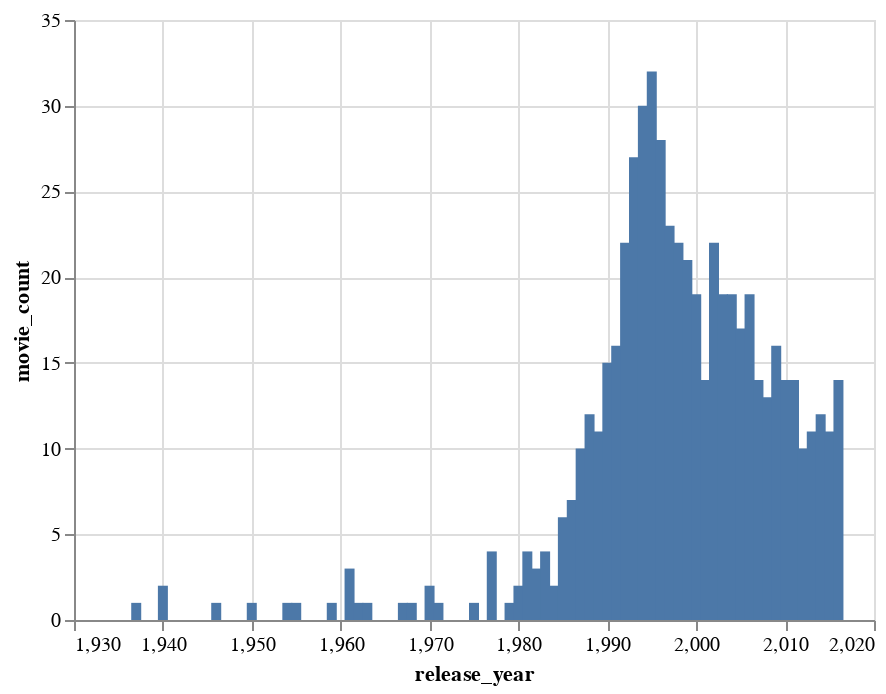

Notebook source saved alongside this figure:
### Markdown cell above
Below is a plot demonstrating the yearly movie produced sum

### Code cell
plot_mc = plot_ym = alt.Chart(merged).mark_bar().encode(
    x = 'release_year',
    y = 'movie_count')
plot_mc

### Figure 1 — Vega-Lite specification as saved in the notebook (floating-point values rounded to 4 significant figures)
{"config": {"view": {"continuousWidth": 400, "continuousHeight": 300}}, "data": {"name": "data-a57f97fed9a9e648102de58ed953fce0"}, "mark": "bar", "encoding": {"x": {"field": "release_year", "type": "quantitative"}, "y": {"field": "movie_count", "type": "quantitative"}}, "$schema": "https://vega.github.io/schema/vega-lite/v4.17.0.json", "datasets": {"data-a57f97fed9a9e648102de58ed953fce0": [{"release_year": 1937, "total_gross": 184900000.0, "inflation_adjusted_gross": 5229000000.0, "movie_count": 1}, {"release_year": 1940, "total_gross": 83810000.0, "inflation_adjusted_gross": 2188000000.0, "movie_count": 2}, {"release_year": 1946, "total_gross": 65000000.0, "inflation_adjusted_gross": 1079000000.0, "movie_count": 1}, {"release_year": 1950, "total_gross": 85000000.0, "inflation_adjusted_gross": 920600000.0, "movie_count": 1}, {"release_year": 1954, "total_gross": 28200000.0, "inflation_adjusted_gross": 528300000.0, "movie_count": 1}, {"release_year": 1955, "total_gross": 93600000.0, "inflation_adjusted_gross": 1236000000.0, "movie_count": 1}, {"release_year": 1959, "total_gross": 9465000.0, "inflation_adjusted_gross": 21510000.0, "movie_count": 1}, {"release_year": 1961, "total_gross": 62870000.0, "inflation_adjusted_gross": 599300000.0, "movie_count": 3}, {"release_year": 1962, "total_gross": 9231000.0, "inflation_adjusted_gross": 109600000.0, "movie_count": 1}, {"release_year": 1963, "total_gross": 22180000.0, "inflation_adjusted_gross": 153900000.0, "movie_count": 1}, {"release_year": 1967, "total_gross": 141800000.0, "inflation_adjusted_gross": 789600000.0, "movie_count": 1}, {"release_year": 1968, "total_gross": 21540000.0, "inflation_adjusted_gross": 138600000.0, "movie_count": 1}, {"release_year": 1970, "total_gross": 37140000.0, "inflation_adjusted_gross": 178200000.0, "movie_count": 2}, {"release_year": 1971, "total_gross": 17870000.0, "inflation_adjusted_gross": 91310000.0, "movie_count": 1}, {"release_year": 1975, "total_gross": 31920000.0, "inflation_adjusted_gross": 131200000.0, "movie_count": 1}, {"release_year": 1977, "total_gross": 25680000.0, "inflation_adjusted_gross": 90910000.0, "movie_count": 4}, {"release_year": 1979, "total_gross": 35840000.0, "inflation_adjusted_gross": 120400000.0, "movie_count": 1}, {"release_year": 1980, "total_gross": 6950000.0, "inflation_adjusted_gross": 21780000.0, "movie_count": 2}, {"release_year": 1981, "total_gross": 14970000.0, "inflation_adjusted_gross": 45410000.0, "movie_count": 4}, {"release_year": 1982, "total_gross": 12870000.0, "inflation_adjusted_gross": 36910000.0, "movie_count": 3}, {"release_year": 1983, "total_gross": 9708000.0, "inflation_adjusted_gross": 25140000.0, "movie_count": 4}, {"release_year": 1984, "total_gross": 35500000.0, "inflation_adjusted_gross": 89070000.0, "movie_count": 2}, {"release_year": 1985, "total_gross": 12160000.0, "inflation_adjusted_gross": 28850000.0, "movie_count": 6}, {"release_year": 1986, "total_gross": 36360000.0, "inflation_adjusted_gross": 82500000.0, "movie_count": 7}, {"release_year": 1987, "total_gross": 56020000.0, "inflation_adjusted_gross": 118700000.0, "movie_count": 10}, {"release_year": 1988, "total_gross": 39930000.0, "inflation_adjusted_gross": 82240000.0, "movie_count": 12}, {"release_year": 1989, "total_gross": 47770000.0, "inflation_adjusted_gross": 99800000.0, "movie_count": 11}, {"release_year": 1990, "total_gross": 40920000.0, "inflation_adjusted_gross": 81760000.0, "movie_count": 15}, {"release_year": 1991, "total_gross": 40440000.0, "inflation_adjusted_gross": 76320000.0, "movie_count": 16}, {"release_year": 1992, "total_gross": 38840000.0, "inflation_adjusted_gross": 78920000.0, "movie_count": 22}, {"release_year": 1993, "total_gross": 25990000.0, "inflation_adjusted_gross": 52860000.0, "movie_count": 27}, {"release_year": 1994, "total_gross": 36410000.0, "inflation_adjusted_gross": 71360000.0, "movie_count": 30}, {"release_year": 1995, "total_gross": 35370000.0, "inflation_adjusted_gross": 68390000.0, "movie_count": 32}, {"release_year": 1996, "total_gross": 40500000.0, "inflation_adjusted_gross": 77040000.0, "movie_count": 28}, {"release_year": 1997, "total_gross": 34940000.0, "inflation_adjusted_gross": 64120000.0, "movie_count": 23}, {"release_year": 1998, "total_gross": 55880000.0, "inflation_adjusted_gross": 99500000.0, "movie_count": 22}, {"release_year": 1999, "total_gross": 57160000.0, "inflation_adjusted_gross": 94360000.0, "movie_count": 21}, {"release_year": 2000, "total_gross": 57840000.0, "inflation_adjusted_gross": 90090000.0, "movie_count": 19}, {"release_year": 2001, "total_gross": 62950000.0, "inflation_adjusted_gross": 92590000.0, "movie_count": 14}, {"release_year": 2002, "total_gross": 52690000.0, "inflation_adjusted_gross": 76390000.0, "movie_count": 22}, {"release_year": 2003, "total_gross": 82320000.0, "inflation_adjusted_gross": 114300000.0, "movie_count": 19}, {"release_year": 2004, "total_gross": 60940000.0, "inflation_adjusted_gross": 82640000.0, "movie_count": 19}, {"release_year": 2005, "total_gross": 57100000.0, "inflation_adjusted_gross": 74940000.0, "movie_count": 17}, {"release_year": 2006, "total_gross": 75120000.0, "inflation_adjusted_gross": 96570000.0, "movie_count": 19}, {"release_year": 2007, "total_gross": 102600000.0, "inflation_adjusted_gross": 125500000.0, "movie_count": 14}, {"release_year": 2008, "total_gross": 74480000.0, "inflation_adjusted_gross": 87340000.0, "movie_count": 13}, {"release_year": 2009, "total_gross": 75950000.0, "inflation_adjusted_gross": 84990000.0, "movie_count": 16}, {"release_year": 2010, "total_gross": 108500000.0, "inflation_adjusted_gross": 115900000.0, "movie_count": 14}, {"release_year": 2011, "total_gross": 78800000.0, "inflation_adjusted_gross": 83760000.0, "movie_count": 14}, {"release_year": 2012, "total_gross": 145300000.0, "inflation_adjusted_gross": 153800000.0, "movie_count": 10}, {"release_year": 2013, "total_gross": 165600000.0, "inflation_adjusted_gross": 171600000.0, "movie_count": 11}, {"release_year": 2014, "total_gross": 126200000.0, "inflation_adjusted_gross": 130100000.0, "movie_count": 12}, {"release_year": 2015, "total_gross": 226900000.0, "inflation_adjusted_gross": 226900000.0, "movie_count": 11}, {"release_year": 2016, "total_gross": 205200000.0, "inflation_adjusted_gross": 205200000.0, "movie_count": 14}]}}
